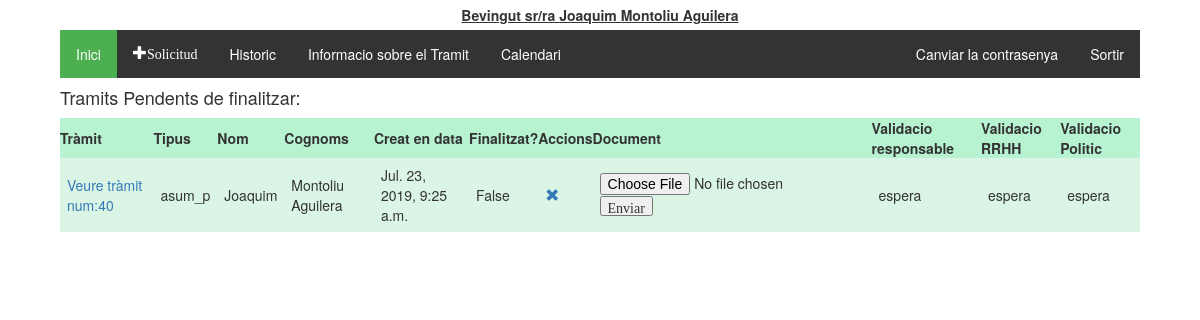
Before: /tramitador/ (signed in) with the older database file.
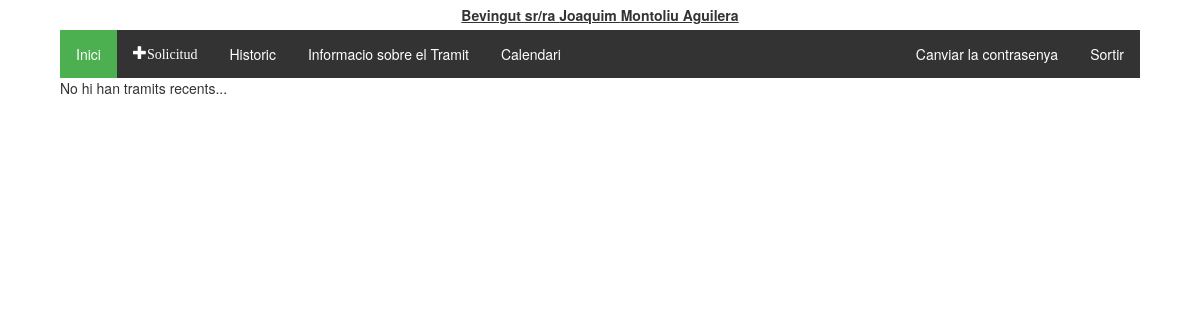
After: the same page with the newer database file.
### tramitador/models.py (models this page shows, shortened)
class Tramit(models.Model):
    validacio = (
        ('conforme','conforme'),
        ('inconforme','no conforme'),
        ('espera', 'en espera'),
    )
    tipologia = (
        ('vacances', 'Vacances'),
        ('perm_precep', 'Permisos preceptius'),
        ('perm_no_precep', 'Permisos no preceptius'),
        ('asum_p', 'Asumptes personals'),
    )
    treballador = models.ForeignKey(Treballadors, on_delete=models.CASCADE)
    document = models.ForeignKey(Document, on_delete=models.SET_NULL, null=True, blank=True)
    creat_en = models.DateTimeField(auto_now_add=True)
    modificat_en = models.DateTimeField(auto_now=True)
    data_sol = models.CharField(max_length=250, help_text = "Interval de dates amb guións '-', per dies no consecutios emprar ',' Exemple:01/01/2019 - 05/01/2019, 07/01/2019")
    tipus = models.CharField(max_length=40, choices=tipologia, default='asum_p')
    finalitzat = models.BooleanField(default=False)
    """Validacio de RRHH"""
    valRRHH = models.CharField(max_length=20, choices=validacio, default='espera')
    """Validacio del responsable"""
    valResp =  models.CharField(max_length=20, choices=validacio, default='espera')
    """Validacio del Politic"""
    valPol = models.CharField(max_length=20, choices=validacio, default='espera')
    """En cas de voler explicar el motiu"""
    missatge_usuari = models.CharField(max_length=2000, null = True)
    missatge_responsable = models.CharField(max_length=2000, null = True, blank=True)
    """Millores per el admin site"""
    def was_published_recently(self):
        return self.creat_en >= timezone.now() - datetime.timedelta(days=1)
    was_published_recently.admin_order_field = 'creat_en'
    was_published_recently.boolean = True
    was_published_recently.short_description = 'Publicat recentment?'

class Treballadors(AbstractUser):
    usuari = models.CharField(max_length=20)
    """nom = models.CharField(max_length=20)
    cognoms = models.CharField(max_length=20)
    email = models.CharField(max_length=50)"""
    dni = models.CharField(max_length=20, null = True, blank=True)
    areas = models.ManyToManyField(Area)
    """rol = models.CharField(max_length=20, choices = tip_rols, default = 'treb')
    estat = models.CharField(max_length=10, choices = tip_estats, default = 'alta')"""

### tramitador/views.py (the view)
def index(request):
    tramits_pendents = Tramit.objects.all().filter(treballador__id=request.user.id).exclude(finalitzat = True)
    context = {'tramits_pendents': tramits_pendents}
    return render(request, 'tramits/index.html', context)

### tramitador/templatetags/group.py (called while the page is built)
@register.filter(name='has_group')
def has_group(user, group_name):
    group_name = group_name.split(";")
    for group in group_name:
        if(user.groups.filter(name=group).exists()):
            return True
    return False

### tramitador/templates/tramits/index.html (shortened to what this page needs)
{% extends 'tramits/base.html' %}
{% block content %}
  {% if tramits_pendents %}
  <h4>Tramits Pendents de finalitzar:</h4>
    <table class="TFtable">
      <tr>
        <th>Tràmit</th><th>Tipus</th><th>Nom</th><th>Cognoms</th><th>Creat en data</th><th>Finalitzat?</th><th>Accions</th><th>Document</th>
        <th>Validacio responsable</th><th>Validacio RRHH</th><th>Validacio Politic</th>
      </tr>
      {% for tramit in tramits_pendents %}
      <tr>
        <td><a href="{% url 'tramit_detall' tramit.id %}">Veure tràmit num:{{tramit.id}}</a></td><td>{{tramit.tipus}}</td><td>{{tramit.treballador.first_name}}</td><td>{{tramit.treballador.last_name}}</td>
        <td>{{tramit.creat_en}}</td><td>{{tramit.finalitzat}}</td><td><a href="{% url 'tramit_eliminar' tramit.id %}"  onclick="return confirm('Estas segur de vole eliminar el tràmit?')" class="glyphicon glyphicon-remove"></a></td>
        <td>
          {% if tramit.document %}
            <a href='/static/documents/upload/{{tramit.document.document }}' class="glyphicon glyphicon-save-file"></a>
          {% else %}
            <input type="file"  data-tramit="{{tramit.pk}}" />
            <input type="button" class="glyphicon glyphicon-open-file" value="Enviar" name="pujar"/>
          {% endif %}
        </td>
        <td>{{tramit.valResp}}</td><td>{{tramit.valRRHH}}</td><td>{{tramit.valPol}}</td>
      </tr>
      {% endfor %}
    </table>
    {% else %}
      <p>No hi han tramits recents...</p>
  {% endif %}
{% endblock %}

Changed rows visible on the page:
no longer on this page (row edited): Tramit: id "40", tipus "asum_p", treballador.first_name "Joaquim", treballador.last_name "Montoliu Aguilera", creat_en "Jul. 23, 2019, 9:25 a.m.", finalitzat "False", valResp "espera", valRRHH "espera", valPol "espera"
Other visible differences:
text no longer shown: "Tramits Pendents de finalitzar: Tràmit Tipus Nom Cognoms Creat en data Finalitzat? Accions Document Validacio responsable Validacio RRHH Validacio Politic"
text now shown: "No hi han tramits recents..."
